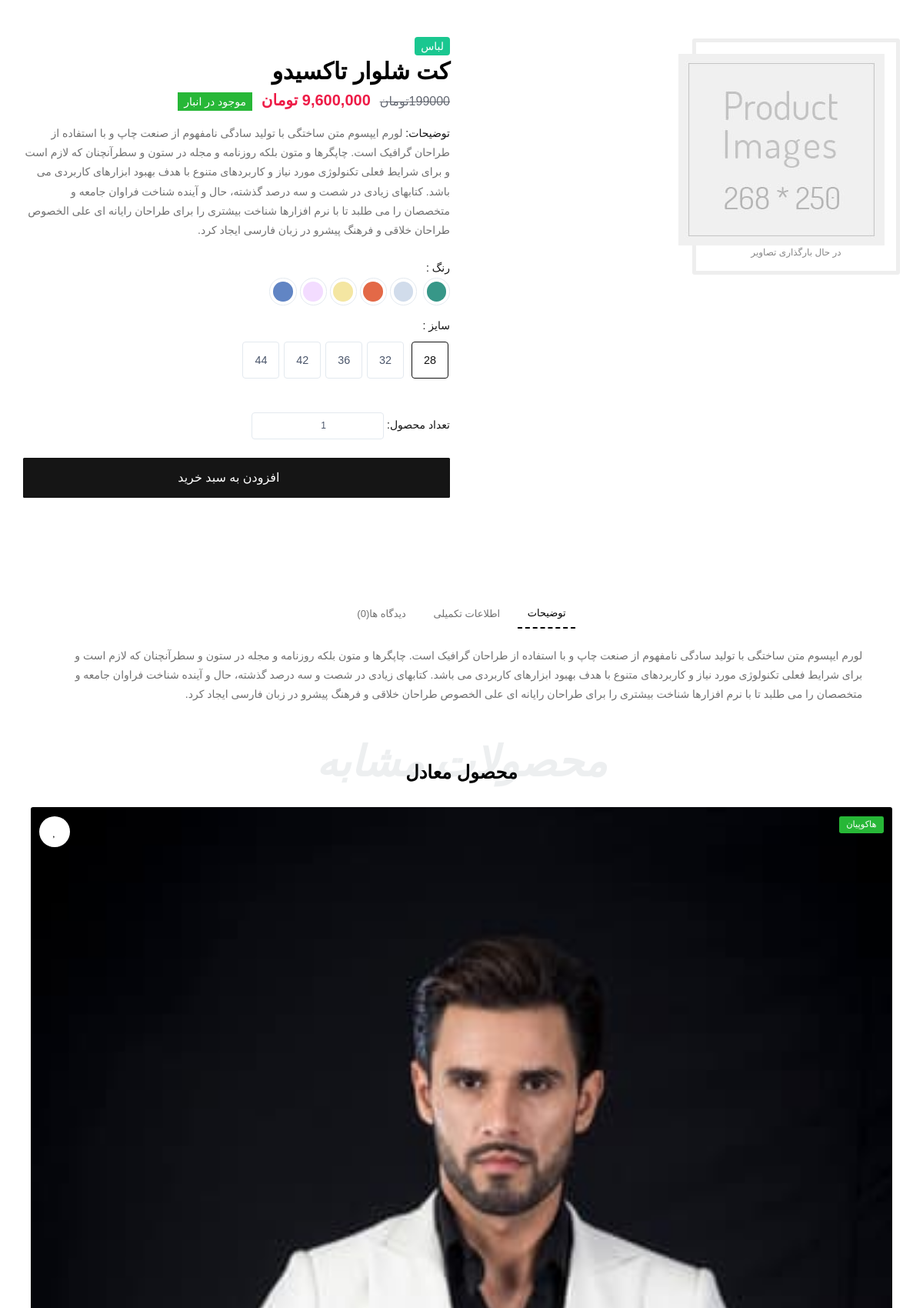
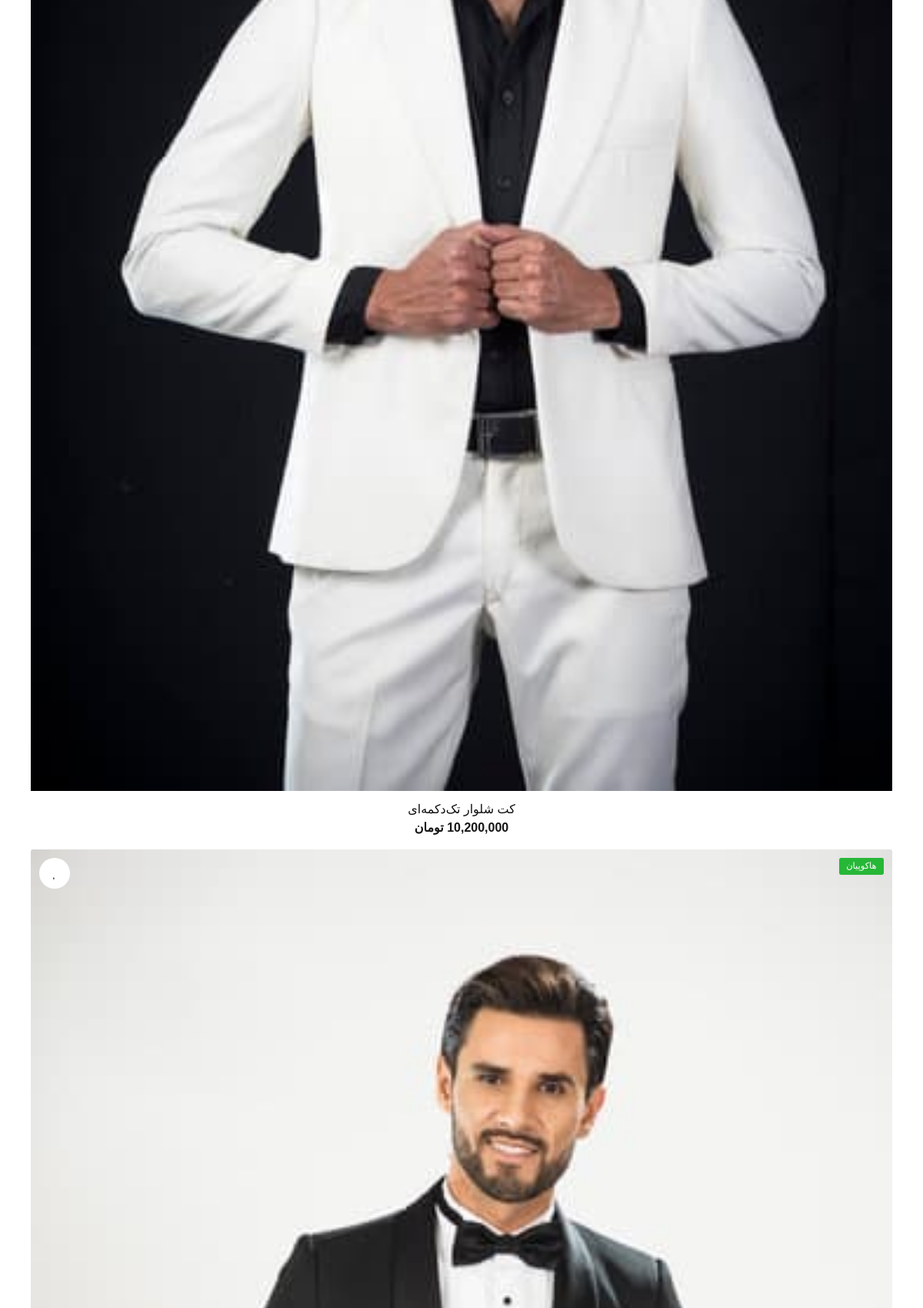
Screenshot of /products/Tuxedo-Suit/ (upper part) with the database file from the repository (2 pictures, top to bottom).
### product/models.py (models this page shows, shortened)
class Product(models.Model):
    title = models.CharField(max_length=300, verbose_name='نام محصول')
    category = models.ManyToManyField(ProductCategory, related_name='product_categories', verbose_name='دسته بندی ها')
    front_image = models.ImageField(upload_to='images/products', null=True, blank=True, verbose_name='تصویر جلوی محصول')
    back_image = models.ImageField(upload_to='images/products', null=True, blank=True, verbose_name='تصویر پشت محصول')
    brand = models.ForeignKey(ProductBrand, on_delete=models.CASCADE, null=True, blank=True, verbose_name='برند')
    size = models.ForeignKey(ProductSize, on_delete=models.CASCADE, null=True, blank=True, verbose_name='سایز')
    color = models.ForeignKey(ProductColor, on_delete=models.CASCADE, null=True, blank=True, verbose_name='رنگ')
    price = models.IntegerField(verbose_name='قیمت محصول')
    short_description = models.CharField(max_length=360, db_index=True, null=True, verbose_name='توضیحات کوتاه')
    description = models.TextField(db_index=True, verbose_name='توضیحات اصلی')
    slug = models.SlugField(max_length=200, default="", null=False, db_index=True, blank=True, unique=True, verbose_name='عنوان در url')
    is_active = models.BooleanField(default=False, verbose_name='فعال / غیرفعال')
    is_delete = models.BooleanField(verbose_name='حذف شده / نشده')
    class Meta:
        verbose_name = 'محصول'
        verbose_name_plural = 'محصولات'

class ProductBrand(models.Model):
    title = models.CharField(max_length=300, db_index=True, verbose_name='نام برند')
    url_title = models.CharField(max_length=300, db_index=True, verbose_name='نام در url')
    is_active = models.BooleanField(verbose_name='فعال / غیرفعال')
    def __str__(self):
        return self.title
    class Meta:
        verbose_name = 'برند'
        verbose_name_plural = 'برند ها'

### product/views.py (the view)
# urls.py: path('<slug:slug>/', views.ProductDetailView.as_view(), name='product_detail_page_view'),
class ProductDetailView(DetailView):
    template_name = 'product/product-detail.html'
    model = Product
    def get_context_data(self, **kwargs):
        context = super(ProductDetailView, self).get_context_data()
        context['main_product'] = Product.objects.all()
        loaded_product = self.object
        galleries = list(ProductGallery.objects.filter(product_id=loaded_product.id).all())
        galleries.insert(0, loaded_product)
        context['product_galleries_group'] = group_list(galleries, 6)
        context['related_products'] = group_list(list(Product.objects.filter(brand_id=loaded_product.brand_id).exclude
                                                      (pk=loaded_product.id).all()[:12]), 4)
        product: Product = kwargs.get('object')
        context['comments'] = (ProductComment.objects.filter(product_id=product.id, parent=None, confirmation=True).order_by
                               ('-create_date').prefetch_related('productcomment_set'))
        context['comments_count'] = ProductComment.objects.filter(product_id=product.id, confirmation=True).count()
        user_ip = get_client_ip(self.request)
        user_id = None
        if self.request.user.is_authenticated:
            user_id = self.request.user.id
        has_been_visited = ProductVisit.objects.filter(ip__iexact=user_ip, product_id=loaded_product.id).exists()
        if not has_been_visited:
            new_visit = ProductVisit(ip=user_ip, user_id=user_id, product_id=loaded_product.id)
            new_visit.save()
        return context

### product/templates/product/product-detail.html (shortened to what this page needs)
{% extends 'shared/layout.html' %}
{% load static %}
{% load thumbnail %}
{% load poll_extras %}
{% load date_time_tags %}
{% block content %}
    <!DOCTYPE html>
    <html lang="en" dir="rtl">
    <head>
    </head>
    <body>
    <div id="main-wrapper">
        <section class="middle">
            <div class="container">
                <div class="row">
                    <div class="col-xl-6 col-lg-6 col-md-12 col-sm-12">
                        <div class="sp-loading">
                            <img src="{% static 'img/product/default-product.jpg' %}" alt="{{ product.title }}">
                            <br> در حال بارگذاری تصاویر
                        </div>
                    </div>
                    <div class="col-xl-6 col-lg-6 col-md-12 col-sm-12">
                        <div class="prd_details">
                            <div class="prt_01 mb-1"><span class="text-light bg-info rounded px-2 py-1">
                                لباس</span></div>
                            <div class="prt_02 mb-3">
                                <h2 class="ft-bold mb-1">{{ product.title }}</h2>
                                <div class="text-right">
                                    <div class="elis_rty"><span class="ft-medium text-muted line-through fs-md ml-2">
                                        199000تومان</span>
                                        <span class="ft-bold theme-cl fs-lg ml-2">{{ product.price | three_digits_currency }}</span>
                                        <span class="ft-regular text-light bg-success py-1 px-2 fs-sm"> موجود در انبار</span>
                                    </div>
                                </div>
                            </div>
                            <div class="prt_03 mb-4">
                                <p><span class="text-bold text-dark">توضیحات: </span>{{ product.description }}</p>
                            </div>
                            <div class="prt_04 mb-2">
                                <p class="d-flex align-items-center mb-0 text-dark ft-medium">رنگ :</p>
                                <div class="text-right">
                                    <div class="form-check form-option form-check-inline mb-1">
                                        <label class="form-option-label rounded-circle" for="white8"><span
                                                class="form-option-color rounded-circle blc7"></span></label>
                                    </div>
                                    <div class="form-check form-option form-check-inline mb-1">
                                        <label class="form-option-label rounded-circle" for="blue8"><span
                                                class="form-option-color rounded-circle blc2"></span></label>
                                    </div>
                                    <div class="form-check form-option form-check-inline mb-1">
                                        <label class="form-option-label rounded-circle" for="yellow8"><span
                                                class="form-option-color rounded-circle blc5"></span></label>
                                    </div>
                                    <div class="form-check form-option form-check-inline mb-1">
                                        <label class="form-option-label rounded-circle" for="pink8"><span
                                                class="form-option-color rounded-circle blc3"></span></label>
                                    </div>
                                    <div class="form-check form-option form-check-inline mb-1">
                                        <label class="form-option-label rounded-circle" for="red"><span
                                                class="form-option-color rounded-circle blc4"></span></label>
                                    </div>
                                    <div class="form-check form-option form-check-inline mb-1">
                                        <label class="form-option-label rounded-circle" for="green"><span
                                                class="form-option-color rounded-circle blc6"></span></label>
                                    </div>
                                </div>
                            </div>
                            <div class="prt_04 mb-4">
                                <p class="d-flex align-items-center mb-0 text-dark ft-medium">سایز :</p>
                                <div class="text-right pb-0 pt-2">
                                    <div class="form-check size-option form-option form-check-inline mb-2">
                                        <label class="form-option-label" for="28">28</label>
                                    </div>
                                    <div class="form-check form-option size-option  form-check-inline mb-2">
                                        <label class="form-option-label" for="32">32</label>
                                    </div>
                                    <div class="form-check form-option size-option  form-check-inline mb-2">
                                        <label class="form-option-label" for="36">36</label>
                                    </div>
                                    <div class="form-check form-option size-option  form-check-inline mb-2">
                                        <label class="form-option-label" for="42">42</label>
                                    </div>
                                    <div class="form-check form-option size-option  form-check-inline mb-2">
                                        <label class="form-option-label" for="44">44</label>
                                    </div>
                                </div>
                            </div>
                            <div class="prt_04 mb-4">
                                <div class="text-right pb-0 pt-2">
                                    <label class="text-dark">تعداد محصول:</label>
                                    <input type="number" min="1" value="1" class="form-option-label" id="product-count">
                                </div>
                            </div>
                            <div class="prt_05 mb-4">
                                <div class="form-row mb-7">
                                    <div class="col-12 col-lg">
                                        <a href="{% url 'user_basket_page_view' %}">
                                            <button type="submit" class="btn btn-block custom-height bg-dark mb-2"
                                                    onclick="addProductToOrder({{ product.id }})">
                                                <i class="lni lni-shopping-basket ml-2"></i>افزودن به سبد خرید
                                            </button>
                                        </a>
                                    </div>
                                </div>
                            </div>
                        </div>
                    </div>
                </div>
            </div>
        </section>
        <section class="middle" id="comments_area">
            <div class="container">
                <div class="row align-items-center justify-content-center">
                    <div class="col-xl-11 col-lg-12 col-md-12 col-sm-12">
                        <ul class="nav nav-tabs b-0 d-flex align-items-center justify-content-center simple_tab_links mb-4 p-0"
                            id="myTab" role="tablist">
                            <li class="nav-item" role="presentation">
                                <a class="nav-link active" id="description-tab" href="#description" data-toggle="tab"
                                   role="tab" aria-controls="description" aria-selected="true">توضیحات</a>
                            </li>
                            <li class="nav-item" role="presentation">
                                <a class="nav-link" href="#information" id="information-tab" data-toggle="tab"
                                   role="tab" aria-controls="information" aria-selected="false">اطلاعات تکمیلی</a>
                            </li>
                            <li class="nav-item" role="presentation">
                                <a class="nav-link" href="#reviews" id="reviews-tab" data-toggle="tab" role="tab"
                                   aria-controls="reviews" aria-selected="false">دیدگاه ها({{ comments_count }})</a>
                            </li>
                        </ul>
                        <div class="tab-content" id="myTabContent">
                            <div class="tab-pane fade show active" id="description" role="tabpanel"
                                 aria-labelledby="description-tab">
                                <div class="description_info">
                                    <p class="p-0 mb-2">{{ product.description }}</p>
                                </div>
                            </div>
                        </div>
                    </div>
                </div>
            </div>
        </section>
        <section class="middle pt-0">
            <div class="container">
                <div class="row justify-content-center">
                    <div class="col-xl-12 col-lg-12 col-md-12 col-sm-12">
                        <div class="sec_title position-relative text-center">
                            <h2 class="off_title">محصولات مشابه</h2>
                            <h3 class="ft-bold pt-3">محصول معادل</h3>
                        </div>
                    </div>
                </div>
                <div class="row">
                    <div class="col-xl-12 col-lg-12 col-md-12 col-sm-12">
                        <div class="slide_items">
                            {% for group in related_products %}
                                {% for product in group %}
                                    <div class="single_itesm">
                                        <div class="product_grid card b-0 mb-0">
                                            <div class="badge bg-success text-white position-absolute ft-regular ab-right  text-upper">
                                                {{ product.brand.title }}
                                            </div>
                                            <button class="snackbar-wishlist btn btn_love position-absolute ab-left">
                                                <i class="far fa-heart"></i>
                                            </button>
                                            <div class="card-body p-0">
                                                <div class="shop_thumb position-relative">
                                                    <a class="card-img-top d-block overflow-hidden"
                                                       href="{% url 'product_detail_page_view' slug=product.slug %}">
                                                        {% thumbnail product.front_image "265x390" quality=90 crop='center' as im %}
                                                            <img class="card-img-top" src="{{ im.url }}"
                                                                 alt="{{ product.title }}">
                                                        {% endthumbnail %}
                                                    </a>
                                                </div>
                                            </div>
                                            <div class="card-footer b-0 p-3 pb-0 d-flex align-items-start justify-content-center">
                                                <div class="text-left">
                                                    <div class="text-center">
                                                        <h5 class="fw-bolder fs-md mb-0 lh-1 mb-1"><a
                                                                href="{% url 'product_detail_page_view' slug=product.slug %}">{{ product.title }}</a>
                                                        </h5>
                                                        <div class="elis_rty"><span
                                                                class="ft-bold fs-md text-dark">{{ product.price|three_digits_currency }}</span>
                                                        </div>
                                                    </div>
                                                </div>
                                            </div>
                                        </div>
                                    </div>
                                {% endfor %}
                            {% endfor %}
                        </div>
                    </div>
                </div>
            </div>
        </section>
    </div>
    </body>
    </html>
{% endblock %}

### rows the page displays
Product: title "کت ‌شلوار تاکسیدو", price|three_digits_currency "9,600,000 تومان", description "لورم ایپسوم متن ساختگی با تولید سادگی نامفهوم از صنعت چاپ و با استفاده از طراحان گرافیک است. چاپگرها و متون بلکه روزنامه و مجله در ستون و سطرآنچنان که لازم است و برای شرایط فعلی تکنولوژی مورد نیاز و کاربردهای متنوع با هدف بهبود ابزارهای کاربردی می باشد. کتابهای زیادی در شصت و سه درصد گذشته، حال و آینده شناخت فراوان جامعه و متخصصان را می طلبد تا با نرم افزارها شناخت بیشتری را برای طراحان رایانه ای علی الخصوص طراحان خلاقی و فرهنگ پیشرو در زبان فارسی ایجاد کرد."
Product: brand "هاکوپیان", shows a picture, title "کت ‌شلوار تک­‌دکمه‌ای", price|three_digits_currency "10,200,000 تومان"
Product: brand "هاکوپیان", shows a picture

### other values shown
{{ comments_count }} "0"
